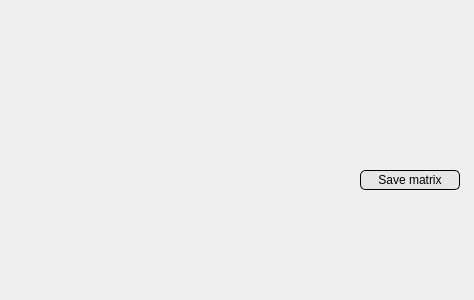
<?xml version="1.0" encoding="UTF-8"?>
<ui version="4.0">
 <class>ColocalizationHeatmapWindow</class>
 <widget class="QDialog" name="ColocalizationHeatmapWindow">
  <property name="geometry">
   <rect>
    <x>0</x>
    <y>0</y>
    <width>474</width>
    <height>300</height>
   </rect>
  </property>
  <property name="windowTitle">
   <string>Dialog</string>
  </property>
  <widget class="QPushButton" name="SaveMatrixButton">
   <property name="geometry">
    <rect>
     <x>360</x>
     <y>170</y>
     <width>100</width>
     <height>20</height>
    </rect>
   </property>
   <property name="styleSheet">
    <string notr="true">background-color: rgb(230,230,230);
color: rgb(0,0,0);
border: 1px solid black ;
border-radius: 5px;
padding: 0 8px;
color: rgb(0, 0, 0);
</string>
   </property>
   <property name="text">
    <string>Save matrix</string>
   </property>
  </widget>
 </widget>
 <resources/>
 <connections/>
</ui>
